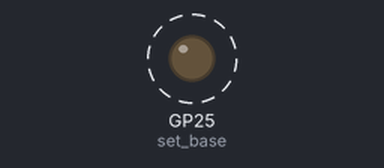
Bench run of a program on a simulated Raspberry Pi Pico running MicroPython. Shown: output pins drawn as LEDs (lit = HIGH). Dashed ring = blinking. At 3.0 s the program stops and its outputs stay as they are.

Above: at 3.0 s.
Timing chart, 0 to 3.3 s (numbered marks = the images above):
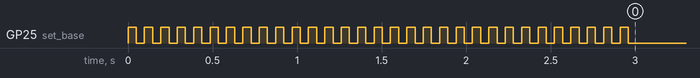

Measured:
- by itself, GP25 (set_base): alternates HIGH for 0.05 s and LOW for 0.05 s, 62 changes in all, then stays LOW

The program:

pio_blink.py
```python
import time
import rp2
from machine import Pin


@rp2.asm_pio(set_init=rp2.PIO.OUT_LOW)
def blink():
    wrap_target()
    set(pins, 1)
    nop()[31]
    nop()[31]
    nop()[31]
    set(pins, 0)
    nop()[31]
    nop()[31]
    nop()[31]
    wrap()


# bind one GPIO to output on LED pin running blink program above
sm = rp2.StateMachine(0, blink, freq=2000, set_base=Pin(25))

sm.active(1)
time.sleep(3)
sm.active(0)
```
